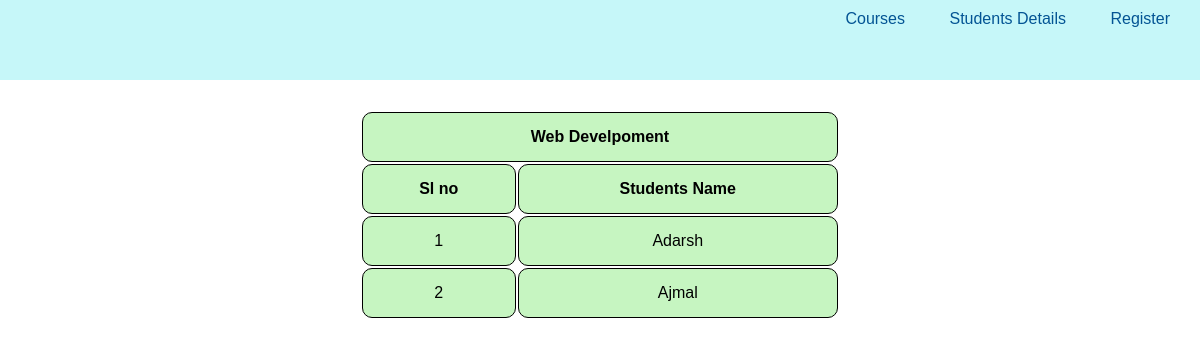
Page /course_students/1/ on the earlier database version.
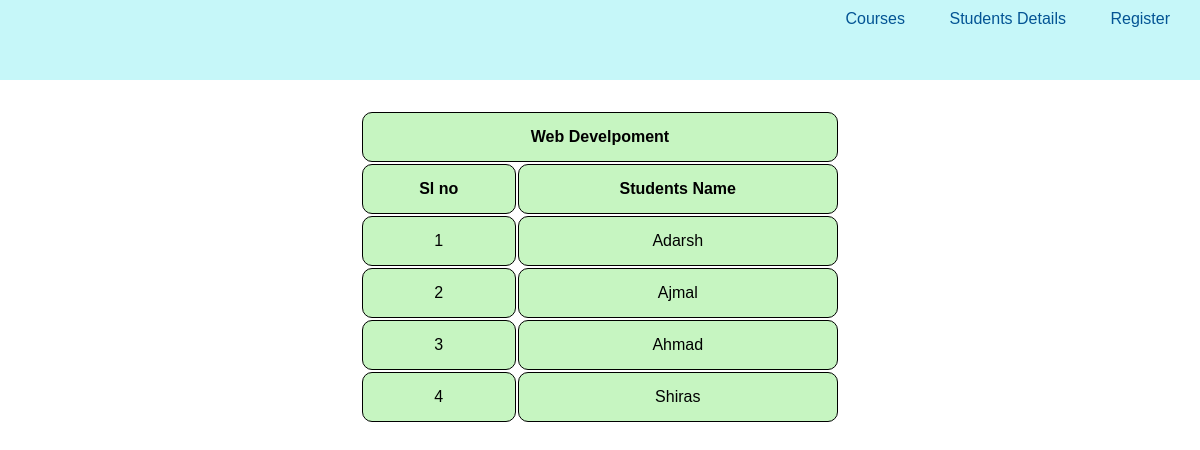
Same page on the later database version.
### registration/models.py (models this page shows)
class Students(models.Model):
    name = models.CharField(max_length= 100)
    email = models.EmailField(max_length=250)
    enrolled_course = models.ManyToManyField(Course, related_name="enrolled_course")
    def __str__(self):
        return self.name

### registration/views.py (the view)
# urls.py: path("course_students/<int:id>/",views.course_std,name="course_std")
def course_std(request, id):
    std_name = Course.objects.get(pk=id)
    context = {"std_name" : std_name}
    return render(request,"registration/course_students.html",context)

### registration/models.py (called while the page is built)
    def __str__(self):
        return self.title

### registration/templates/registration/course_students.html (shortened to what this page needs)
{% extends 'registration/base.html' %}
{% block content %}
<div class="course-student-container">
<table class="course-students-table">
    <tr>
        <th id="course-name" colspan="2">{{std_name}}</th>
    </tr>
    <tr>
        <th>Sl no</th>
        <th>Students Name</th>
    </tr>
    {% for student in std_name.enrolled_course.all %}
    <tr>
        <td>{{ forloop.counter }}</td>
        <td>{{ student }}</td>
    </tr>
    {% endfor %}
</table>
</div>
{% endblock %}

Differences in the rows shown:
added Students: name "Ahmad"
added Students: name "Shiras"
